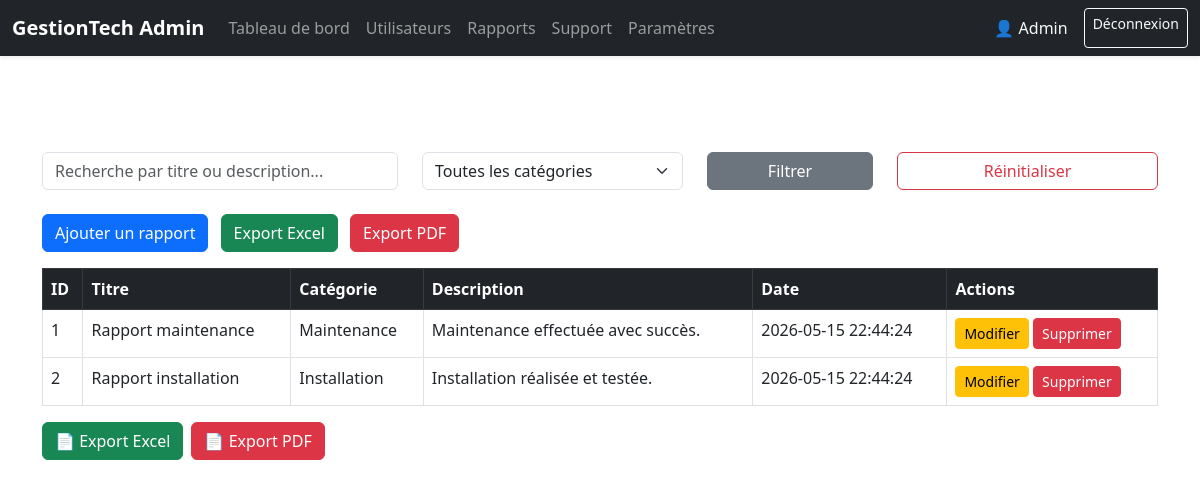
Page /admin_reports.php (signed in) on the committed database.
### tables this page shows
CREATE TABLE reports (
    id INT AUTO_INCREMENT PRIMARY KEY,
    titre VARCHAR(255) NOT NULL,
    description TEXT,
    categorie VARCHAR(100) DEFAULT 'Général',
    date_creation TIMESTAMP DEFAULT CURRENT_TIMESTAMP
);

### admin_reports.php (the view, shortened to what this page needs)
<?php
require_once 'db.php';
$search = trim($_GET['search'] ?? '');
$page = max(1, intval($_GET['page'] ?? 1));
$perPage = 10;
$offset = ($page - 1) * $perPage;
$where = [];
$params = [];
$whereClause = $where ? ('WHERE ' . implode(' AND ', $where)) : '';
$sql = "SELECT * FROM reports $whereClause ORDER BY date_creation DESC LIMIT $perPage OFFSET $offset";
$stmt = $pdo->prepare($sql);
$stmt->execute($params);
$reports = $stmt->fetchAll(PDO::FETCH_ASSOC);
?>
<!DOCTYPE html>
<html lang="fr">
<head>
    <link href="https://cdn.jsdelivr.net/npm/bootstrap@5.3.0/dist/css/bootstrap.min.css" rel="stylesheet">
</head>
<body>
<?php include 'admin_header.php'; ?>
<div class="container mt-5 pt-5">
    <form method="get" class="row mb-4">
        <div class="col-md-4">
            <input type="text" name="search" class="form-control" placeholder="Recherche par titre ou description..." value="<?= htmlspecialchars($search) ?>">
        </div>
        <div class="col-md-3">
            <select name="categorie" class="form-select">
                <option value="">Toutes les catégories</option>
            </select>
        </div>
        <div class="col-md-2">
            <button type="submit" class="btn btn-secondary w-100">Filtrer</button>
        </div>
        <div class="col-md-3">
            <a href="admin_reports.php" class="btn btn-outline-danger w-100">Réinitialiser</a>
        </div>
    </form>
    <button class="btn btn-primary mb-3" data-bs-toggle="modal" data-bs-target="#reportModal">Ajouter un rapport</button>
    <a href="export_excel.php" class="btn btn-success mb-3 ms-2">Export Excel</a>
    <a href="export_pdf.php" class="btn btn-danger mb-3 ms-2">Export PDF</a>
    <table class="table table-bordered">
        <thead class="table-dark">
        <tr>
            <th>ID</th>
            <th>Titre</th>
            <th>Catégorie</th>
            <th>Description</th>
            <th>Date</th>
            <th>Actions</th>
        </tr>
        </thead>
        <tbody>
        <?php foreach ($reports as $report): ?>
            <tr>
                <td><?= $report['id'] ?></td>
                <td><?= htmlspecialchars($report['titre']) ?></td>
                <td><?= htmlspecialchars($report['categorie']) ?></td>
                <td><?= htmlspecialchars($report['description']) ?></td>
                <td><?= $report['date_creation'] ?></td>
                <td>
                    <button class="btn btn-sm btn-warning" data-bs-toggle="modal" data-bs-target="#reportModal"
                            data-id="<?= $report['id'] ?>"
                            data-titre="<?= htmlspecialchars($report['titre'], ENT_QUOTES) ?>"
                            data-description="<?= htmlspecialchars($report['description'], ENT_QUOTES) ?>"
                            data-categorie="<?= htmlspecialchars($report['categorie'], ENT_QUOTES) ?>">
                        Modifier
                    </button>
                    <form method="post" style="display:inline;" onsubmit="return confirm('Supprimer ce rapport ?');">
                        <button type="submit" class="btn btn-sm btn-danger">Supprimer</button>
                    </form>
                </td>
            </tr>
        <?php endforeach; ?>
        </tbody>
    </table>
    <div class="mb-3 d-flex gap-2">
          <a href="export_excel.php" class="btn btn-success">📄 Export Excel</a>
          <a href="export_pdf.php" class="btn btn-danger">📄 Export PDF</a>
    </div>
</div>
</body>
</html>

### rows in the picture
reports: id "1", titre "Rapport maintenance", categorie "Maintenance", description "Maintenance effectuée avec succès.", date_creation "2026-05-15 22:44:24"
reports: id "2", titre "Rapport installation", categorie "Installation", description "Installation réalisée et testée.", date_creation "2026-05-15 22:44:24"
